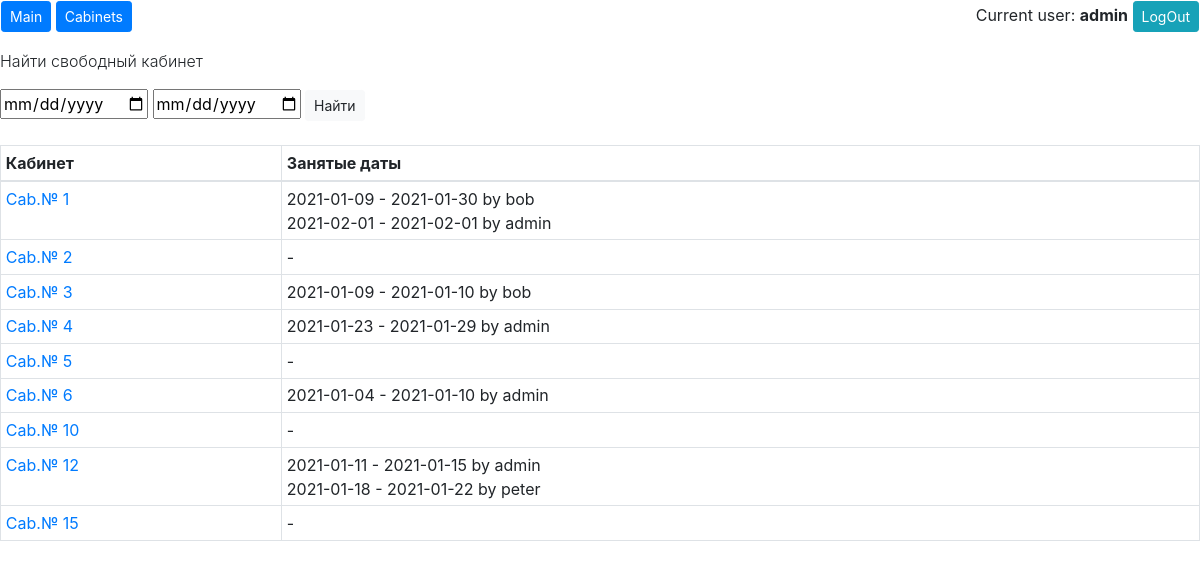
The page /cabinets/ (signed in) on the database its author committed.
### workspace/models.py (models this page shows, shortened)
class Cabinet(models.Model):
    room_number = models.IntegerField()
    def __str__(self):
        return f"Cab.№ {self.room_number}"

class Booking(models.Model):
    booking_start = models.DateField()
    booking_end = models.DateField()
    cabinet = models.ForeignKey(Cabinet, on_delete=models.CASCADE)
    customer = models.ForeignKey(User, on_delete=models.CASCADE)
    def __str__(self):
        return f"{self.booking_start} - {self.booking_end} by {self.customer}"

### workspace/views.py (the view, shortened to what this page needs)
# urls.py: path('cabinets/', cabinets),
def cabinets(request):
    if request.method == 'GET':
        name = request.user.get_username()
        date_today = date.today()
        cabs = Cabinet.objects.all().order_by('room_number')
        bookings = []
        for cab in cabs:
            bookings.append(Booking.objects.filter(cabinet=cab, booking_end__gte=date_today).order_by('booking_start') or '-')
        cb = list(zip(cabs, bookings))
        date_today = str(date_today)
        context = {'context': cb, 'name': name, 'date': date_today}
        return render(request, 'cabinets.html', context)

### templates/cabinets.html (shortened to what this page needs)
{% extends "base.html" %}
{% block content %}
{% if name %}
<form action="/cabinets/" method="POST">
    <p class="font-weight-light">Найти свободный кабинет</p>
    <td><input type="date" name="begin" min="{{ date }}"></td>
    <td><input type="date" name="finish" min="{{ date }}"></td>
    <td><input class="btn btn-light btn-sm" type="submit" value="Найти"></td>
</form>
{% endif %}
<br>
<table class="table table-sm table-bordered">
    <thead>
    <tr>
        <th scope="col">Кабинет</th>
        <th scope="col">Занятые даты</th>
    </tr>
    </thead>
    <tbody>
    {% for cabinet, booking in context %}
    <tr>
        <td><a href="/cabinet/{{ cabinet.room_number }}">{{ cabinet }}</a></td>
        <td>
            {% for book in booking %}
            {{ book }}
            <br>
            {% endfor %}
        </td>
    </tr>
    {% endfor %}
    </tbody>
</table>
{% endblock %}

### templates/base.html (shortened to what this page needs)
<!DOCTYPE html>
<html lang="en">
<head>
<link rel="stylesheet" href="https://maxcdn.bootstrapcdn.com/bootstrap/4.0.0/css/bootstrap.min.css">
</head>
<body>
<table class="text">
    <tr>
        <td>
            <a href="/"><button type="button" class="btn btn-primary btn-sm">Main</button></a>
            <a href="/cabinets"><button type="button" class="btn btn-primary btn-sm">Cabinets</button></a>
        </td>
        <td class="rightcol">
            {% if name %}
            Current user: <b>{{ name }}</b>
            <a href="/logout"><button type="button" class="btn btn-info btn-sm">LogOut</button></a>
            {% endif %}
        </td>
    </tr>
</table>
{% block content %}{% endblock %}
</body>
</html>

### templates/base.html (style rules this page uses)
table.text { width: 100%; border-spacing: 0; }
table.text td { width: 50%; vertical-align: top; }
td.rightcol { text-align: right; }

### rows shown on the page
Cabinet: room_number "Cab.№ 1"
Booking: booking_start+booking_end+customer "2021-01-09 - 2021-01-30 by bob"
Booking: booking_start+booking_end+customer "2021-02-01 - 2021-02-01 by admin"
Cabinet: room_number "Cab.№ 2", booking "-"
Cabinet: room_number "Cab.№ 3"
Booking: booking_start+booking_end+customer "2021-01-09 - 2021-01-10 by bob"
Cabinet: room_number "Cab.№ 4"
Booking: booking_start+booking_end+customer "2021-01-23 - 2021-01-29 by admin"
Cabinet: room_number "Cab.№ 5", booking "-"
Cabinet: room_number "Cab.№ 6"
Booking: booking_start+booking_end+customer "2021-01-04 - 2021-01-10 by admin"
Cabinet: room_number "Cab.№ 10", booking "-"
Cabinet: room_number "Cab.№ 12"
Booking: booking_start+booking_end+customer "2021-01-11 - 2021-01-15 by admin"
Booking: booking_start+booking_end+customer "2021-01-18 - 2021-01-22 by peter"
Cabinet: room_number "Cab.№ 15", booking "-"

### other values the page prints
{{ name }} "admin"
